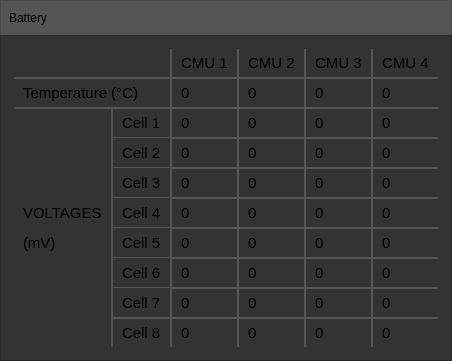
         <widget class="QWidget" name="batteryWindow" native="true">
          <property name="sizePolicy">
           <sizepolicy hsizetype="Preferred" vsizetype="Preferred">
            <horstretch>2</horstretch>
            <verstretch>0</verstretch>
           </sizepolicy>
          </property>
          <property name="minimumSize">
           <size>
            <width>1</width>
            <height>0</height>
           </size>
          </property>
          <property name="styleSheet">
           <string notr="true">QWidget {
	background: rgb(51, 51, 51);
	border-style:solid;
	border-width:1px;
	border-color: rgb(40, 40, 40);
border-image: none;
}


QLabel {
	alignment: center;
	padding: 1px;
border-image: none;
}</string>
          </property>
          <layout class="QVBoxLayout" name="batteryWindowLayout">
           <property name="spacing">
            <number>0</number>
           </property>
           <property name="leftMargin">
            <number>0</number>
           </property>
           <property name="topMargin">
            <number>0</number>
           </property>
           <property name="rightMargin">
            <number>0</number>
           </property>
           <property name="bottomMargin">
            <number>0</number>
           </property>
           <item>
            <widget class="QWidget" name="batteryTitleBar" native="true">
             <property name="minimumSize">
              <size>
               <width>0</width>
               <height>35</height>
              </size>
             </property>
             <property name="maximumSize">
              <size>
               <width>16777215</width>
               <height>35</height>
              </size>
             </property>
             <property name="styleSheet">
              <string notr="true">QWidget {
	background: rgb(85, 85, 85);
	padding: 0px;
	background: url(:/Resources/SubTitleBar.png);
	border-color: rgb(70,70,70);
border-bottom:none;
}</string>
             </property>
             <layout class="QHBoxLayout" name="batteryTitleBarLayout">
              <property name="spacing">
               <number>9</number>
              </property>
              <property name="leftMargin">
               <number>9</number>
              </property>
              <property name="topMargin">
               <number>4</number>
              </property>
              <property name="rightMargin">
               <number>9</number>
              </property>
              <property name="bottomMargin">
               <number>4</number>
              </property>
              <item>
               <widget class="QLabel" name="batteryTitleLabel">
                <property name="styleSheet">
                 <string notr="true">border-style: none;
background: none;</string>
                </property>
                <property name="text">
                 <string>Battery</string>
                </property>
                <property name="textFormat">
                 <enum>Qt::PlainText</enum>
                </property>
               </widget>
              </item>
             </layout>
            </widget>
           </item>
           <item>
            <layout class="QGridLayout" name="batteryContentLayout" rowstretch="0">
             <property name="leftMargin">
              <number>0</number>
             </property>
             <property name="topMargin">
              <number>0</number>
             </property>
             <property name="rightMargin">
              <number>0</number>
             </property>
             <property name="bottomMargin">
              <number>0</number>
             </property>
             <property name="spacing">
              <number>0</number>
             </property>
             <item row="0" column="1">
              <widget class="QWidget" name="batteryTable" native="true">
               <property name="styleSheet">
                <string notr="true">QLabel {
	border: 1px solid rgb(85, 85, 85);
	padding: 5px;
	border-radius: 0px;
	qproperty-alignment: AlignCenter;
	font-size: 15px;
	background: url(&quot;background.jpg&quot;);
}</string>
               </property>
               <layout class="QGridLayout" name="batteryTableLayout">
                <property name="leftMargin">
                 <number>14</number>
                </property>
                <property name="topMargin">
                 <number>14</number>
                </property>
                <property name="rightMargin">
                 <number>14</number>
                </property>
                <property name="bottomMargin">
                 <number>14</number>
                </property>
                <property name="spacing">
                 <number>0</number>
                </property>
                <item row="1" column="5">
                 <widget class="QLabel" name="batteryCMU3Label">
                  <property name="minimumSize">
                   <size>
                    <width>0</width>
                    <height>0</height>
                   </size>
                  </property>
                  <property name="styleSheet">
                   <string notr="true">border-top: none;</string>
                  </property>
                  <property name="text">
                   <string>CMU 3</string>
                  </property>
                 </widget>
                </item>
                <item row="6" column="4">
                 <widget class="QLabel" name="batteryCMU2Cell3Voltage">
                  <property name="styleSheet">
                   <string notr="true">background-color: rgb(51,51,51);</string>
                  </property>
                  <property name="text">
                   <string>0</string>
                  </property>
                 </widget>
                </item>
                <item row="5" column="6">
                 <widget class="QLabel" name="batteryCMU4Cell2Voltage">
                  <property name="styleSheet">
                   <string notr="true">border-right: none;
background-color: rgb(51,51,51);</string>
                  </property>
                  <property name="text">
                   <string>0</string>
                  </property>
                 </widget>
                </item>
                <item row="7" column="2">
                 <widget class="QLabel" name="batteryCMU1Cell4Voltage">
                  <property name="styleSheet">
                   <string notr="true">background-color: rgb(51,51,51);</string>
                  </property>
                  <property name="text">
                   <string>0</string>
                  </property>
                 </widget>
                </item>
                <item row="6" column="6">
                 <widget class="QLabel" name="batteryCMU4Cell3Voltage">
                  <property name="styleSheet">
                   <string notr="true">border-right: none;
background-color: rgb(51,51,51);</string>
                  </property>
                  <property name="text">
                   <string>0</string>
                  </property>
                 </widget>
                </item>
                <item row="10" column="6">
                 <widget class="QLabel" name="batteryCMU4Cell7Voltage">
                  <property name="styleSheet">
                   <string notr="true">border-right: none;
background-color: rgb(51,51,51);</string>
                  </property>
                  <property name="text">
                   <string>0</string>
                  </property>
                 </widget>
                </item>
                <item row="9" column="6">
                 <widget class="QLabel" name="batteryCMU4Cell6Voltage">
                  <property name="styleSheet">
                   <string notr="true">border-right: none;
background-color: rgb(51,51,51);</string>
                  </property>
                  <property name="text">
                   <string>0</string>
                  </property>
                 </widget>
                </item>
                <item row="7" column="4">
                 <widget class="QLabel" name="batteryCMU2Cell4Voltage">
                  <property name="autoFillBackground">
                   <bool>false</bool>
                  </property>
                  <property name="styleSheet">
                   <string notr="true">background-color: rgb(51,51,51);</string>
                  </property>
                  <property name="text">
                   <string>0</string>
                  </property>
                 </widget>
                </item>
                <item row="4" column="4">
                 <widget class="QLabel" name="batteryCMU2Cell1Voltage">
                  <property name="styleSheet">
                   <string notr="true">background-color: rgb(51,51,51);</string>
                  </property>
                  <property name="text">
                   <string>0</string>
                  </property>
                 </widget>
                </item>
                <item row="3" column="4">
                 <widget class="QLabel" name="batteryCMU2Temp">
                  <property name="minimumSize">
                   <size>
                    <width>0</width>
                    <height>0</height>
                   </size>
                  </property>
                  <property name="styleSheet">
                   <string notr="true">background-color: rgb(51,51,51);</string>
                  </property>
                  <property name="text">
                   <string>0</string>
                  </property>
                 </widget>
                </item>
                <item row="1" column="6">
                 <widget class="QLabel" name="batteryCMU4Label">
                  <property name="minimumSize">
                   <size>
                    <width>0</width>
                    <height>0</height>
                   </size>
                  </property>
                  <property name="styleSheet">
                   <string notr="true">border-right: none;  border-top: none;</string>
                  </property>
                  <property name="text">
                   <string>CMU 4</string>
                  </property>
                 </widget>
                </item>
                <item row="5" column="2">
                 <widget class="QLabel" name="batteryCMU1Cell2Voltage">
                  <property name="styleSheet">
                   <string notr="true">background-color: rgb(51,51,51);</string>
                  </property>
                  <property name="text">
                   <string>0</string>
                  </property>
                 </widget>
                </item>
                <item row="11" column="2">
                 <widget class="QLabel" name="batteryCMU1Cell8Voltage">
                  <property name="styleSheet">
                   <string notr="true">border-bottom: none;
background-color: rgb(51,51,51);</string>
                  </property>
                  <property name="text">
                   <string>0</string>
                  </property>
                 </widget>
                </item>
                <item row="9" column="1">
                 <widget class="QLabel" name="batteryCell6Label">
                  <property name="styleSheet">
                   <string notr="true">border-top: none;</string>
                  </property>
                  <property name="text">
                   <string>Cell 6</string>
                  </property>
                 </widget>
                </item>
                <item row="10" column="1">
                 <widget class="QLabel" name="batteryCell7Label">
                  <property name="styleSheet">
                   <string notr="true">border-top: none;</string>
                  </property>
                  <property name="text">
                   <string>Cell 7</string>
                  </property>
                 </widget>
                </item>
                <item row="8" column="1">
                 <widget class="QLabel" name="batteryCell5Label">
                  <property name="styleSheet">
                   <string notr="true">border-top: none;</string>
                  </property>
                  <property name="text">
                   <string>Cell 5</string>
                  </property>
                 </widget>
                </item>
                <item row="3" column="5">
                 <widget class="QLabel" name="batteryCMU3Temp">
                  <property name="minimumSize">
                   <size>
                    <width>0</width>
                    <height>0</height>
                   </size>
                  </property>
                  <property name="styleSheet">
                   <string notr="true">background-color: rgb(51,51,51);</string>
                  </property>
                  <property name="text">
                   <string>0</string>
                  </property>
                 </widget>
                </item>
                <item row="3" column="0" colspan="2">
                 <widget class="QLabel" name="batteryTemperatureLabel">
                  <property name="minimumSize">
                   <size>
                    <width>130</width>
                    <height>0</height>
                   </size>
                  </property>
                  <property name="styleSheet">
                   <string notr="true">border-left: none;  </string>
                  </property>
                  <property name="text">
                   <string>Temperature (°C)</string>
                  </property>
                 </widget>
                </item>
                <item row="11" column="4">
                 <widget class="QLabel" name="batteryCMU2Cell8Voltage">
                  <property name="styleSheet">
                   <string notr="true">border-bottom: none;
background-color: rgb(51,51,51);</string>
                  </property>
                  <property name="text">
                   <string>0</string>
                  </property>
                 </widget>
                </item>
                <item row="10" column="4">
                 <widget class="QLabel" name="batteryCMU2Cell7Voltage">
                  <property name="styleSheet">
                   <string notr="true">background-color: rgb(51,51,51);</string>
                  </property>
                  <property name="text">
                   <string>0</string>
                  </property>
                 </widget>
                </item>
                <item row="1" column="2">
                 <widget class="QLabel" name="batteryCMU1Label">
                  <property name="minimumSize">
                   <size>
                    <width>0</width>
                    <height>0</height>
                   </size>
                  </property>
                  <property name="styleSheet">
                   <string notr="true"> border-top: none;</string>
                  </property>
                  <property name="text">
                   <string>CMU 1</string>
                  </property>
                 </widget>
                </item>
                <item row="4" column="6">
                 <widget class="QLabel" name="batteryCMU4Cell1Voltage">
                  <property name="styleSheet">
                   <string notr="true">border-right: none;
background-color: rgb(51,51,51);</string>
                  </property>
                  <property name="text">
                   <string>0</string>
                  </property>
                 </widget>
                </item>
                <item row="10" column="2">
                 <widget class="QLabel" name="batteryCMU1Cell7Voltage">
                  <property name="styleSheet">
                   <string notr="true">background-color: rgb(51,51,51);rgb(51,51,51);</string>
                  </property>
                  <property name="text">
                   <string>0</string>
                  </property>
                 </widget>
                </item>
                <item row="5" column="1">
                 <widget class="QLabel" name="batteryCell2Label">
                  <property name="styleSheet">
                   <string notr="true">border-top: none;</string>
                  </property>
                  <property name="text">
                   <string>Cell 2</string>
                  </property>
                 </widget>
                </item>
                <item row="8" column="5">
                 <widget class="QLabel" name="batteryCMU3Cell5Voltage">
                  <property name="styleSheet">
                   <string notr="true">background-color: rgb(51,51,51);</string>
                  </property>
                  <property name="text">
                   <string>0</string>
                  </property>
                 </widget>
                </item>
                <item row="10" column="5">
                 <widget class="QLabel" name="batteryCMU3Cell7Voltage">
                  <property name="styleSheet">
                   <string notr="true">background-color: rgb(51,51,51);</string>
                  </property>
                  <property name="text">
                   <string>0</string>
                  </property>
                 </widget>
                </item>
                <item row="4" column="5">
                 <widget class="QLabel" name="batteryCMU3Cell1Voltage">
                  <property name="styleSheet">
                   <string notr="true">background-color: rgb(51,51,51);</string>
                  </property>
                  <property name="text">
                   <string>0</string>
                  </property>
                 </widget>
                </item>
                <item row="5" column="4">
                 <widget class="QLabel" name="batteryCMU2Cell2Voltage">
                  <property name="styleSheet">
                   <string notr="true">background-color: rgb(51,51,51);</string>
                  </property>
                  <property name="text">
                   <string>0</string>
                  </property>
                 </widget>
                </item>
                <item row="5" column="5">
                 <widget class="QLabel" name="batteryCMU3Cell2Voltage">
                  <property name="styleSheet">
                   <string notr="true">background-color: rgb(51,51,51);</string>
                  </property>
                  <property name="text">
                   <string>0</string>
                  </property>
                 </widget>
                </item>
                <item row="9" column="4">
                 <widget class="QLabel" name="batteryCMU2Cell6Voltage">
                  <property name="styleSheet">
                   <string notr="true">background-color: rgb(51,51,51);</string>
                  </property>
                  <property name="text">
                   <string>0</string>
                  </property>
                 </widget>
                </item>
                <item row="7" column="6">
                 <widget class="QLabel" name="batteryCMU4Cell4Voltage">
                  <property name="styleSheet">
                   <string notr="true">border-right: none;
background-color: rgb(51,51,51);</string>
                  </property>
                  <property name="text">
                   <string>0</string>
                  </property>
                 </widget>
                </item>
                <item row="11" column="6">
                 <widget class="QLabel" name="batteryCMU4Cell8Voltage">
                  <property name="styleSheet">
                   <string notr="true">border-bottom: none;
border-right: none;
background-color: rgb(51,51,51);</string>
                  </property>
                  <property name="text">
                   <string>0</string>
                  </property>
                 </widget>
                </item>
                <item row="4" column="0" rowspan="8">
                 <widget class="QLabel" name="batteryVoltageLabel">
                  <property name="styleSheet">
                   <string notr="true">border-left: none;  border-bottom: none; text-transform:none;</string>
                  </property>
                  <property name="text">
                   <string>&lt;html&gt;&lt;head/&gt;&lt;body&gt;&lt;p&gt;VOLTAGES&lt;/p&gt;&lt;p&gt;(mV)&lt;/p&gt;&lt;/body&gt;&lt;/html&gt;</string>
                  </property>
                  <property name="textFormat">
                   <enum>Qt::RichText</enum>
                  </property>
                 </widget>
                </item>
                <item row="11" column="1">
                 <widget class="QLabel" name="batteryCell8Label">
                  <property name="styleSheet">
                   <string notr="true">border-bottom: none;</string>
                  </property>
                  <property name="text">
                   <string>Cell 8</string>
                  </property>
                 </widget>
                </item>
                <item row="7" column="1">
                 <widget class="QLabel" name="batteryCell4Label">
                  <property name="styleSheet">
                   <string notr="true">border-top: none;</string>
                  </property>
                  <property name="text">
                   <string>Cell 4</string>
                  </property>
                 </widget>
                </item>
                <item row="9" column="5">
                 <widget class="QLabel" name="batteryCMU3Cell6Voltage">
                  <property name="styleSheet">
                   <string notr="true">background-color: rgb(51,51,51);</string>
                  </property>
                  <property name="text">
                   <string>0</string>
                  </property>
                 </widget>
                </item>
                <item row="8" column="4">
                 <widget class="QLabel" name="batteryCMU2Cell5Voltage">
                  <property name="styleSheet">
                   <string notr="true">background-color: rgb(51,51,51);</string>
                  </property>
                  <property name="text">
                   <string>0</string>
                  </property>
                 </widget>
                </item>
                <item row="8" column="6">
                 <widget class="QLabel" name="batteryCMU4Cell5Voltage">
                  <property name="styleSheet">
                   <string notr="true">border-right: none;
background-color: rgb(51,51,51);</string>
                  </property>
                  <property name="text">
                   <string>0</string>
                  </property>
                 </widget>
                </item>
                <item row="4" column="2">
                 <widget class="QLabel" name="batteryCMU1Cell1Voltage">
                  <property name="minimumSize">
                   <size>
                    <width>0</width>
                    <height>0</height>
                   </size>
                  </property>
                  <property name="styleSheet">
                   <string notr="true">background-color: rgb(51,51,51);</string>
                  </property>
                  <property name="text">
                   <string>0</string>
                  </property>
                 </widget>
                </item>
                <item row="4" column="1">
                 <widget class="QLabel" name="batteryCell1Label">
                  <property name="styleSheet">
                   <string notr="true"/>
                  </property>
                  <property name="text">
                   <string>Cell 1</string>
                  </property>
                 </widget>
                </item>
                <item row="6" column="1">
                 <widget class="QLabel" name="batteryCell3Label">
                  <property name="styleSheet">
                   <string notr="true">border-top: none;</string>
                  </property>
                  <property name="text">
                   <string>Cell 3</string>
                  </property>
                 </widget>
                </item>
                <item row="6" column="5">
                 <widget class="QLabel" name="batteryCMU3Cell3Voltage">
                  <property name="styleSheet">
                   <string notr="true">background-color: rgb(51,51,51);</string>
                  </property>
                  <property name="text">
                   <string>0</string>
                  </property>
                 </widget>
                </item>
                <item row="7" column="5">
                 <widget class="QLabel" name="batteryCMU3Cell4Voltage">
                  <property name="styleSheet">
                   <string notr="true">background-color: rgb(51,51,51);</string>
                  </property>
                  <property name="text">
                   <string>0</string>
                  </property>
                 </widget>
                </item>
                <item row="1" column="4">
                 <widget class="QLabel" name="batteryCMU2Label">
                  <property name="minimumSize">
                   <size>
                    <width>0</width>
                    <height>0</height>
                   </size>
                  </property>
                  <property name="styleSheet">
                   <string notr="true">border-top: none;</string>
                  </property>
                  <property name="text">
                   <string>CMU 2</string>
                  </property>
                 </widget>
                </item>
                <item row="1" column="0" colspan="2">
                 <widget class="QLabel" name="batterySpacerLabel">
                  <property name="styleSheet">
                   <string notr="true">border-top: none;
border-left: none;</string>
                  </property>
                  <property name="text">
                   <string/>
                  </property>
                 </widget>
                </item>
                <item row="3" column="6">
                 <widget class="QLabel" name="batteryCMU4Temp">
                  <property name="minimumSize">
                   <size>
                    <width>0</width>
                    <height>0</height>
                   </size>
                  </property>
                  <property name="styleSheet">
                   <string notr="true">border-right: none;
background-color: rgb(51,51,51);</string>
                  </property>
                  <property name="text">
                   <string>0</string>
                  </property>
                 </widget>
                </item>
                <item row="6" column="2">
                 <widget class="QLabel" name="batteryCMU1Cell3Voltage">
                  <property name="styleSheet">
                   <string notr="true">background-color: rgb(51,51,51);</string>
                  </property>
                  <property name="text">
                   <string>0</string>
                  </property>
                 </widget>
                </item>
                <item row="8" column="2">
                 <widget class="QLabel" name="batteryCMU1Cell5Voltage">
                  <property name="styleSheet">
                   <string notr="true">background-color: rgb(51,51,51);</string>
                  </property>
                  <property name="text">
                   <string>0</string>
                  </property>
                 </widget>
                </item>
                <item row="3" column="2">
                 <widget class="QLabel" name="batteryCMU1Temp">
                  <property name="minimumSize">
                   <size>
                    <width>0</width>
                    <height>0</height>
                   </size>
                  </property>
                  <property name="styleSheet">
                   <string notr="true">background-color: rgb(51,51,51);</string>
                  </property>
                  <property name="text">
                   <string>0</string>
                  </property>
                 </widget>
                </item>
                <item row="9" column="2">
                 <widget class="QLabel" name="batteryCMU1Cell6Voltage">
                  <property name="styleSheet">
                   <string notr="true">background-color: rgb(51,51,51);</string>
                  </property>
                  <property name="text">
                   <string>0</string>
                  </property>
                 </widget>
                </item>
                <item row="11" column="5">
                 <widget class="QLabel" name="batteryCMU3Cell8Voltage">
                  <property name="styleSheet">
                   <string notr="true">border-bottom: none;
background-color: rgb(51,51,51);</string>
                  </property>
                  <property name="text">
                   <string>0</string>
                  </property>
                 </widget>
                </item>
               </layout>
              </widget>
             </item>
            </layout>
           </item>
          </layout>
         </widget>
